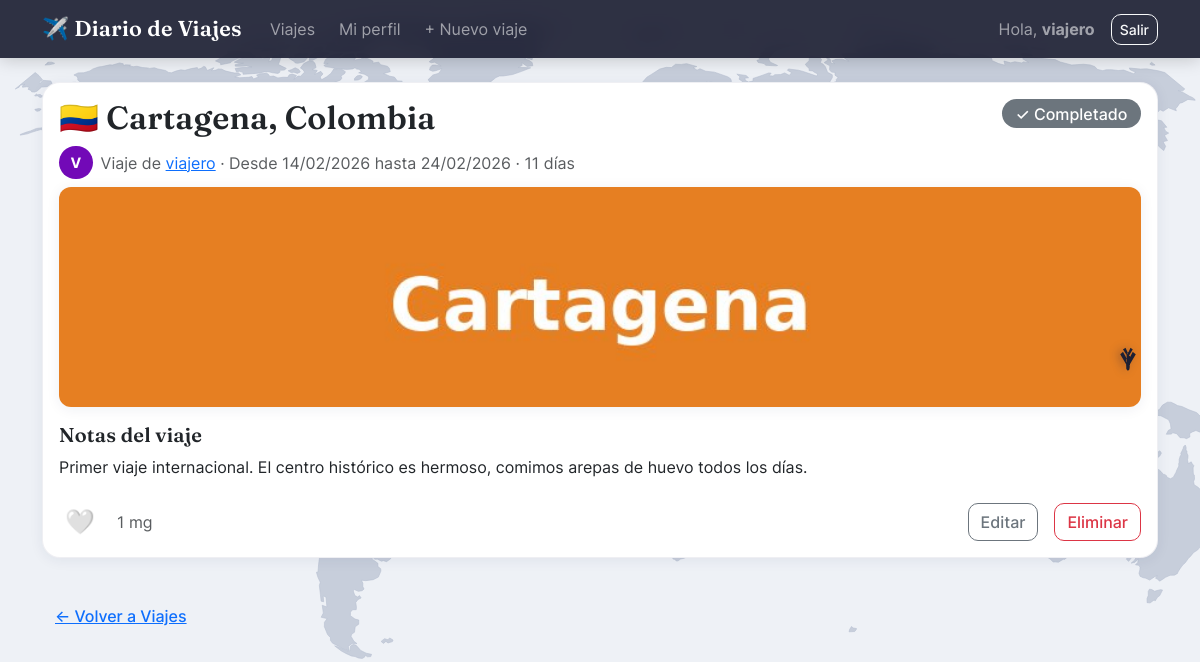
Screenshot of /viaje/1/ (signed in) with the database file from the repository.
### viajes/models.py (models this page shows, shortened)
class Viaje(models.Model):
    COMPLETADO = "completado"
    EN_PROGRESO = "en_progreso"
    PLANIFICADO = "planificado"
    ESTADO_CHOICES = [
        (COMPLETADO, "Completado"),
        (EN_PROGRESO, "En progreso"),
        (PLANIFICADO, "Planificado"),
    ]
    propietario = models.ForeignKey(
        settings.AUTH_USER_MODEL,
        on_delete=models.CASCADE,
        related_name="viajes",
        verbose_name="Propietario",
    )
    destino = models.CharField(
        max_length=100,
        verbose_name="Destino",
        help_text='Ciudad o región, ej: "París", "Bali", "Cartagena".',
    )
    pais = models.CharField(max_length=100, verbose_name="País")
    fecha_inicio = models.DateField(verbose_name="Fecha de inicio")
    fecha_fin = models.DateField(
        verbose_name="Fecha de término",
        null=True,
        blank=True,
        help_text="Déjalo vacío si el viaje todavía no termina o es un plan a futuro.",
    )
    estado = models.CharField(
        max_length=15,
        choices=ESTADO_CHOICES,
        default=PLANIFICADO,
        editable=False,
        verbose_name="Estado",
    )
    notas = models.TextField(
        blank=True,
        verbose_name="Notas del viaje",
        help_text="Detalles, recuerdos o lo que quieras anotar sobre este viaje.",
    )
    creado = models.DateTimeField(auto_now_add=True)
    actualizado = models.DateTimeField(auto_now=True)
    class Meta:
        ordering = ["-fecha_inicio"]  # más reciente primero
        verbose_name = "Viaje"
        verbose_name_plural = "Viajes"
    @property
    def duracion_dias(self):
        fin = self.fecha_fin or timezone.localdate()
        dias = (fin - self.fecha_inicio).days + 1
        return max(dias, 1)
    @property
    def total_mg(self):
        return self.mg.count()
    def con_mg_de(self, usuario):
        if not usuario or not usuario.is_authenticated:
            return False
        return self.mg.filter(usuario=usuario).exists()

class FotoViaje(models.Model):
    MAX_FOTOS_POR_VIAJE = 2
    viaje = models.ForeignKey(Viaje, on_delete=models.CASCADE, related_name="fotos")
    imagen = models.ImageField(upload_to="viajes/%Y/%m/", verbose_name="Foto")
    subida = models.DateTimeField(auto_now_add=True)
    class Meta:
        ordering = ["subida"]
        verbose_name = "Foto de viaje"
        verbose_name_plural = "Fotos de viaje"

### viajes/views.py (the view)
# urls.py: path("viaje/<int:pk>/", views.detalle_viaje, name="detalle_viaje"),
@login_required
def detalle_viaje(request, pk):
    viaje = get_object_or_404(Viaje.objects.select_related("propietario"), pk=pk)
    perfil = _perfil_de(request.user)
    es_propietario = viaje.propietario_id == request.user.id
    if not es_propietario and not perfil.puede_ver_otros:
        messages.warning(request, "No tienes permiso para ver los viajes de otros usuarios.")
        return redirect("lista_viajes")
    return render(
        request,
        "viajes/detalle_viaje.html",
        {
            "viaje": viaje,
            "es_propietario": es_propietario,
            "tiene_mg": viaje.con_mg_de(request.user),
        },
    )

### viajes/templatetags/viajes_extras.py (called while the page is built)
def _normalizar(texto):
    texto = texto.strip().lower()
    return "".join(
        c for c in unicodedata.normalize("NFD", texto) if unicodedata.category(c) != "Mn"
    )

@register.filter
def bandera(pais):
    if not pais:
        return "🌍"
    return _BANDERAS.get(_normalizar(pais), "🌍")

@register.filter
def color_avatar(username):
    if not username:
        return _PALETA_AVATAR[0]
    indice = sum(ord(c) for c in username) % len(_PALETA_AVATAR)
    return _PALETA_AVATAR[indice]

@register.filter
def inicial(username):
    return username[0].upper() if username else "?"

### viajes/views.py (called while the page is built)
def _perfil_de(usuario):
    perfil, _ = PerfilUsuario.objects.get_or_create(usuario=usuario)
    return perfil

### viajes/templates/viajes/detalle_viaje.html (shortened to what this page needs)
{% extends "viajes/base.html" %}
{% load viajes_extras %}
{% block contenido %}
<div class="card viaje-card viaje-{{ viaje.estado }}">
    <div class="card-body">
        <div class="d-flex justify-content-between">
            <h2>{{ viaje.pais|bandera }} {{ viaje.destino }}, {{ viaje.pais }}</h2>
            <span class="badge badge-{{ viaje.estado }} fs-6 align-self-start">
                {% if viaje.estado == 'completado' %}✓ Completado
                {% elif viaje.estado == 'en_progreso' %}🔄 En progreso
                {% else %}📋 Planificado{% endif %}
            </span>
        </div>
        <div class="d-flex align-items-center gap-2 text-muted mb-2">
            <span class="avatar-circulo" style="background-color: {{ viaje.propietario.username|color_avatar }}">
                {{ viaje.propietario.username|inicial }}
            </span>
            <span>
                Viaje de <a href="{% url 'perfil_usuario' viaje.propietario.username %}">{{ viaje.propietario.username }}</a>
                · Desde {{ viaje.fecha_inicio|date:"d/m/Y" }}
                {% if viaje.fecha_fin %} hasta {{ viaje.fecha_fin|date:"d/m/Y" }}{% else %} (sin fecha de término aún){% endif %}
                · {{ viaje.duracion_dias }} día{{ viaje.duracion_dias|pluralize }}
            </span>
        </div>
        {% if viaje.fotos.all %}
        <div class="galeria-fotos mb-3">
            {% for foto in viaje.fotos.all %}
            <a href="{{ foto.imagen.url }}" target="_blank" rel="noopener">
                <img src="{{ foto.imagen.url }}" alt="Foto de {{ viaje.destino }}">
            </a>
            {% endfor %}
        </div>
        {% endif %}
        <h5>Notas del viaje</h5>
        <p>{{ viaje.notas|default:"Sin notas todavía."|linebreaksbr }}</p>
        <div class="d-flex align-items-center gap-3 mt-4">
            <form method="post" action="{% url 'toggle_mg' viaje.pk %}" class="m-0">
                <button type="submit" class="boton-mg {% if tiene_mg %}activo{% endif %}" title="Mg">
                    {% if tiene_mg %}❤️{% else %}🤍{% endif %}
                </button>
            </form>
            <span class="text-muted">{{ viaje.total_mg }} mg</span>
            {% if es_propietario %}
            <a href="{% url 'editar_viaje' viaje.pk %}" class="btn btn-outline-secondary ms-auto">Editar</a>
            <a href="{% url 'eliminar_viaje' viaje.pk %}" class="btn btn-outline-danger">Eliminar</a>
            {% endif %}
        </div>
    </div>
</div>
<a href="{% url 'lista_viajes' %}" class="btn btn-link mt-3">&larr; Volver a Viajes</a>
{% endblock %}

### viajes/templates/viajes/base.html (shortened to what this page needs)
{% load static %}
<!DOCTYPE html>
<html lang="es">
<head>
    <link href="{% static 'viajes/vendor/bootstrap/css/bootstrap.min.css' %}" rel="stylesheet">
    <link rel="stylesheet" href="{% static 'viajes/css/style.css' %}">
</head>
<body>
<nav class="navbar navbar-expand-lg navbar-dark bg-dark mb-4">
    <div class="container">
        <a class="navbar-brand" href="{% url 'lista_viajes' %}">✈️ Diario de Viajes</a>
        <div class="collapse navbar-collapse" id="navbarNav">
            {% if user.is_authenticated %}
            <ul class="navbar-nav me-auto">
                <li class="nav-item"><a class="nav-link" href="{% url 'lista_viajes' %}">Viajes</a></li>
                <li class="nav-item"><a class="nav-link" href="{% url 'mi_perfil' %}">Mi perfil</a></li>
                {% if user.perfil.puede_crear_viajes %}
                <li class="nav-item"><a class="nav-link" href="{% url 'crear_viaje' %}">+ Nuevo viaje</a></li>
                {% endif %}
            </ul>
            <span class="navbar-text me-3">
                Hola, <strong>{{ user.username }}</strong>
            </span>
            <form action="{% url 'logout' %}" method="post" class="d-flex">
                <button class="btn btn-outline-light btn-sm" type="submit">Salir</button>
            </form>
            {% else %}
            <ul class="navbar-nav ms-auto">
                <li class="nav-item"><a class="nav-link" href="{% url 'login' %}">Ingresar</a></li>
                <li class="nav-item"><a class="nav-link" href="{% url 'registro' %}">Crear cuenta</a></li>
            </ul>
            {% endif %}
        </div>
    </div>
</nav>
<div class="container mb-5">
    {% block contenido %}{% endblock %}
</div>
</body>
</html>

### viajes/static/viajes/css/style.css (style rules this page uses)
:root { --fuente-titulos: "Fraunces", "Georgia", serif; --fuente-texto: "Inter", -apple-system, "Segoe UI", Roboto, sans-serif; --color-primario: #3a86ff; --color-primario-oscuro: #2a5fc9; --sombra-suave: 0 2px 14px rgba(35, 39, 82, 0.07); --sombra-hover: 0 14px 30px rgba(35, 39, 82, 0.14); }
html { scroll-behavior: smooth; }
body { font-family: var(--fuente-texto); color: #23263a; min-height: 100vh; background-color: #eef1f6; background-attachment: fixed; }
:root { --ruta-vuelo: ellipse(44vw 40vh at 50vw 45vh); --duracion-vuelo: 34s; }
h1, h2, h3, h4, h5, .navbar-brand { font-family: var(--fuente-titulos); font-weight: 600; letter-spacing: 0.2px; }
.navbar { background: rgba(20, 22, 43, 0.88) !important; backdrop-filter: blur(10px); -webkit-backdrop-filter: blur(10px); box-shadow: 0 2px 16px rgba(0, 0, 0, 0.18); }
.navbar-brand { font-size: 1.35rem; letter-spacing: 0.3px; }
.navbar .nav-link { font-family: var(--fuente-texto); border-radius: 8px; padding: 0.4rem 0.75rem !important; transition: background-color 0.15s ease; }
.viaje-card { border: 1px solid rgba(35, 39, 82, 0.07); border-left: 6px solid #ccc; border-radius: 18px; margin-bottom: 1.4rem; box-shadow: var(--sombra-suave); transition: transform 0.15s ease, box-shadow 0.15s ease; overflow: hidden; background-color: #fff; }
.viaje-completado { border-left-color: #6c757d; }
.badge-completado { background-color: #6c757d; }
.badge { border-radius: 999px; font-weight: 500; padding: 0.4em 0.85em; }
.galeria-fotos { display: grid; grid-template-columns: repeat(auto-fit, minmax(180px, 1fr)); gap: 0.75rem; }
.galeria-fotos img { width: 100%; height: 220px; object-fit: cover; border-radius: 12px; box-shadow: var(--sombra-suave); transition: transform 0.15s ease; }
.avatar-circulo { display: inline-flex; align-items: center; justify-content: center; width: 2.1rem; height: 2.1rem; border-radius: 50%; color: #fff; font-weight: 700; font-size: 0.9rem; flex-shrink: 0; font-family: var(--fuente-texto); }
.boton-mg { border: none; background: none; font-size: 1.5rem; line-height: 1; cursor: pointer; transition: transform 0.12s ease; }
.card { border-radius: 18px; border: 1px solid rgba(35, 39, 82, 0.07); box-shadow: var(--sombra-suave); }
.btn { border-radius: 10px; font-family: var(--fuente-texto); font-weight: 500; }

### rows the page displays
Viaje: pais|bandera "🇨🇴", destino "Cartagena", pais "Colombia", propietario.username|inicial "V", propietario.username "viajero", fecha_inicio "14/02/2026", fecha_fin "24/02/2026", duracion_dias "11", notas "Primer viaje internacional. El centro histórico es hermoso, comimos arepas de huevo todos los días.", total_mg "1"
FotoViaje: imagen (picture)

### other values shown
{{ user.username }} "viajero"
